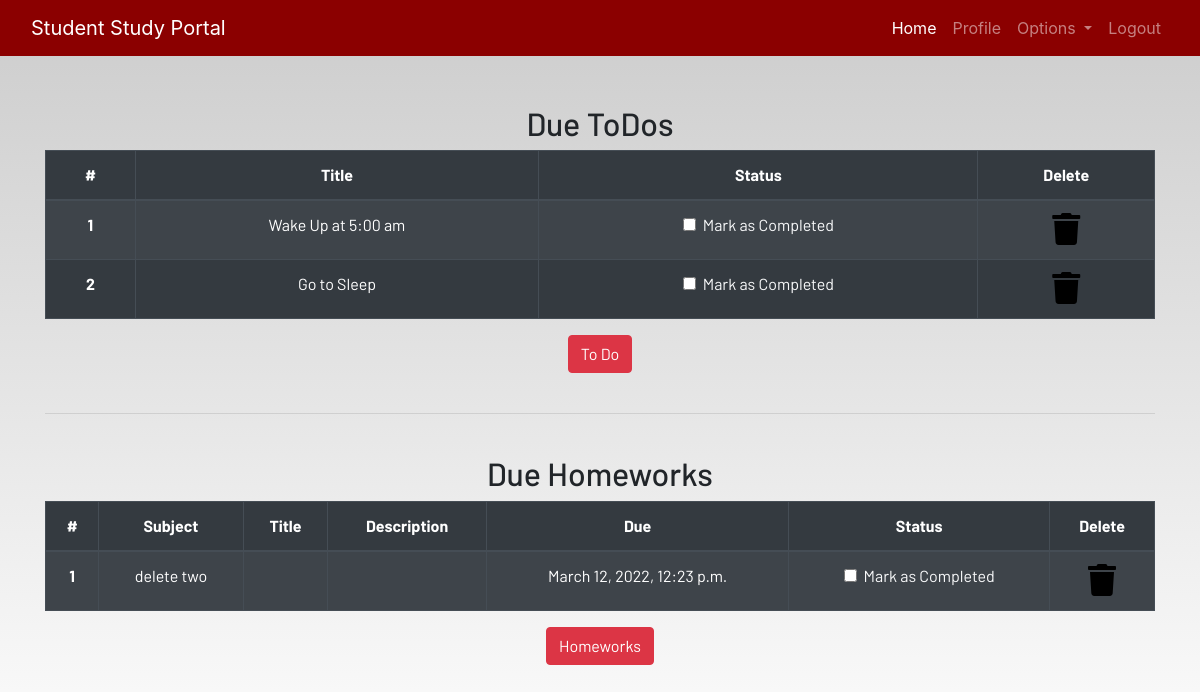
/profile/ (signed in), run on the app's committed database.
### dashboard/models.py (models this page shows, shortened)
class Todo(models.Model):
    user=models.ForeignKey(User,on_delete=models.CASCADE)
    title=models.CharField(max_length=150)
    is_finished=models.BooleanField(default=False)

class Homework(models.Model):
    user=models.ForeignKey(User,on_delete=models.CASCADE)
    subject=models.CharField(max_length=50)
    chapter=models.CharField(max_length=70)
    topic=models.TextField()
    due=models.DateTimeField()
    is_finished=models.BooleanField(default=False)

### dashboard/views.py (the view)
# urls.py: path('profile/',views.profile,name='profile'),
@login_required
def profile(request):
    homework=Homework.objects.filter(is_finished=False,user=request.user)
    todo=Todo.objects.filter(is_finished=False,user=request.user)
    if len(homework)==0:
        homework_done=True
    else:
        homework_done=False
    if len(todo)==0:
        todo_done=True
    else:
        todo_done=False
    return render(request,'dashboard/profile.html',{'homework':homework,'todo':todo,'homework_done':homework_done,'todo_done':todo_done})

### dashboard/templates/dashboard/profile.html
{% extends 'dashboard/base.html' %} {% load static %}
{% load crispy_forms_tags%}
{% block content %}
<section class="text-center">
    <div class="container">
        <h2>Due ToDos</h2>
        <table class="table table-striped table-bordered table-hover table-dark">
            <thead>
                {% if not todo_done %}
                <tr>
                    <th scope="col">#</th>
                    <th scope="col">Title</th>
                    <th scope="col">Status</th>
                    <th scope="col">Delete</th>
                </tr>
            </thead>
            <tbody>
                {% for t in todo %}
                <tr>
                    <th scope="row">{{forloop.counter}}</th>
                    <td>{{t.title}}</td>
                    <td>
                        <a href="{%url 'updateTodo' t.id%}">
                            <div class="form-check">
                                {% if t.is_finished %}
                                <input class="form-check-input" type="checkbox" value="" checked>
                                <label class="form-check-label text-light" for="flexCheckDefault">
                                     Completed
                                </label>
                                {% else %}
                                <input class="form-check-input" type="checkbox" value="">
                                <label class="form-check-label text-light" for="flexCheckDefault">
                                    Mark as Completed
                                </label>
                                {% endif %}
                            </div>
                        </a>
                    </td>
                    <td><a href="{%url 'deleteTodo' t.id%}"><i class="fa fa-trash fa-2x"></i></a></td>
                </tr>
                {% endfor %}
            </tbody>
        </table>
        {% else %}
        <h3>All To-do tasks are Completed !</h3>
        {% endif %}
        <a href="{%url 'todo'%}" class="btn btn-danger">To Do</a>
        <br><br>
        <hr> <br>
        <h2>Due Homeworks</h2>
        {% if not homework_done %}
        <table class="table table-striped table-bordered table-hover table-dark">
            <thead>
                <tr>
                    <th scope="col">#</th>
                    <th scope="col">Subject</th>
                    <th scope="col">Title</th>
                    <th scope="col">Description</th>
                    <th scope="col">Due</th>
                    <th scope="col">Status</th>
                    <th scope="col">Delete</th>
                </tr>
            </thead>
            <tbody>
                {% for t in homework %}
                <tr>
                    <th scope="row">{{forloop.counter}}</th>
                    <td>{{t.subject}}</td>
                    <td>{{t.title}}</td>
                    <td>{{t.description}}</td>
                    <td>{{t.due}}</td>
                    <td>
                        <a href="{%url 'updateHomework' t.id%}">
                            <div class="form-check">
                                {% if t.is_finished %}
                                <input class="form-check-input" type="checkbox" value="" checked>
                                <label class="form-check-label text-light" for="flexCheckDefault">
                                     Completed
                                </label>
                                {% else %}
                                <input class="form-check-input" type="checkbox" value="">
                                <label class="form-check-label text-light" for="flexCheckDefault">
                                    Mark as Completed
                                </label>
                                {% endif %}
                            </div>
                        </a>
                    </td>
                    <td><a href="{%url 'deleteHomework' t.id%}"><i class="fa fa-trash fa-2x"></i></a></td>
                </tr>
                {% endfor %}
            </tbody>
        </table>
{% else %}
        <h3>All homeworks are Completed !</h3>
{% endif %}
        <a href="{%url 'homework'%}" class="btn btn-danger">Homeworks</a>
    </div>
</section>
{% endblock content %}

### dashboard/static/dashboard/css/main.css (style rules this page uses)
html { scroll-behavior: smooth; height: 100%; width: 100%; }
a { text-decoration: none !important; color: black; }
html, body { max-width: 100%; overflow-x: hidden; height: 100%; width: 100%; }
body { background: linear-gradient(rgba(0, 0, 0, 0.2), rgba(255, 255, 255, 0.5)); overflow-x: hidden; background-repeat: no-repeat; }
.fa { color: black; }

### data on the page
Todo: title "Wake Up at 5:00 am"
Todo: title "Go to Sleep"
Homework: subject "delete two", due "March 12, 2022, 12:23 p.m."
